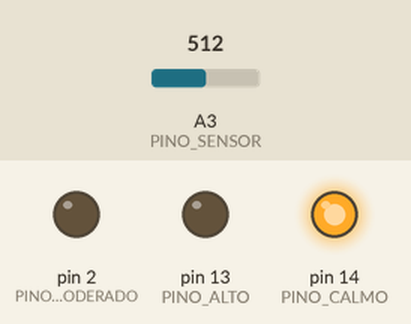
Simulated run of this sketch. Board: Arduino Uno, built with avr-gcc and run on an emulated ATmega328P. Parts: output pins drawn as LEDs (lit = HIGH). Inputs (shaded band) come from the test bench; at power-on: A3 (PINO_SENSOR) = 512. What the sketch prints to the serial monitor is not drawn.

Above: at 0.2 s.
Timing chart, 0 to 1.7 s (numbered marks = the images above):
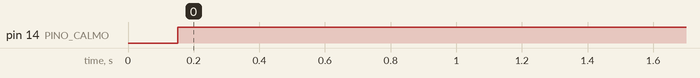

Measured:
- by itself, pin 14 (PINO_CALMO): LOW → HIGH at 0.15 s

The sketch:

senso_som3estados.ino
```cpp
const int janelaAmostragem = 150; // Largura da janela de amostragem em mS (50 mS = 20Hz)
unsigned int amostra;

#define PINO_SENSOR 17 //A0
#define PINO_CALMO 14 //D5
#define PINO_MODERADO 2 //D4
#define PINO_ALTO 13 //D7

void setup()
{
    pinMode(PINO_SENSOR, INPUT); // Configura o pino do sensor como entrada
    pinMode(PINO_CALMO, OUTPUT);
    pinMode(PINO_MODERADO, OUTPUT);
    pinMode(PINO_ALTO, OUTPUT);

    digitalWrite(PINO_CALMO, LOW);
    digitalWrite(PINO_MODERADO, LOW);
    digitalWrite(PINO_ALTO, LOW);

    Serial.begin(115200);

}

void loop()
{

    unsigned long inicioMillis = millis(); // Início da janela de amostragem
    float picoAPico = 0; // Nível pico a pico

    unsigned int sinalMaximo = 0; // Valor mínimo
    unsigned int sinalMinimo = 1024; // Valor máximo

    // Coleta dados por 50 mS
    while (millis() - inicioMillis < janelaAmostragem)
    {
        amostra = analogRead(PINO_SENSOR); // Obtém leitura do microfone
        if (amostra < 1024) // Descarta leituras espúrias
        {
            if (amostra > sinalMaximo)
            {
                sinalMaximo = amostra; // Salva apenas os níveis máximos
            }
            else if (amostra < sinalMinimo)
            {
                sinalMinimo = amostra; // Salva apenas os níveis mínimos
            }
        }
    }

    picoAPico = sinalMaximo - sinalMinimo; // Máximo - mínimo = amplitude pico a pico
    int decibeis = map(picoAPico, 20, 800, 30, 150) * 1.75; // Calibrar para decibéis conforme app celular


    if (decibeis <= 62)
    {

        digitalWrite(PINO_CALMO, HIGH);
        digitalWrite(PINO_MODERADO, LOW);
        digitalWrite(PINO_ALTO, LOW);

        Serial.println(decibeis);


    } else if (decibeis > 62 && decibeis < 105)   {

         lightRGB(PINO_ALTO, PINO_CALMO, PINO_MODERADO);

        Serial.println(decibeis);


    }
    else if (decibeis >= 105)
    {

        digitalWrite(PINO_CALMO, LOW);
        digitalWrite(PINO_MODERADO, LOW);
        digitalWrite(PINO_ALTO, HIGH);

        Serial.println(decibeis);

    }

    delay(300);

}

//Função para cor amarela do led rgb
void lightRGB(int r, int g, int b){
  analogWrite(PINO_ALTO, 255);
  analogWrite(PINO_CALMO,255);
  analogWrite(PINO_MODERADO, 0);

  }
```
